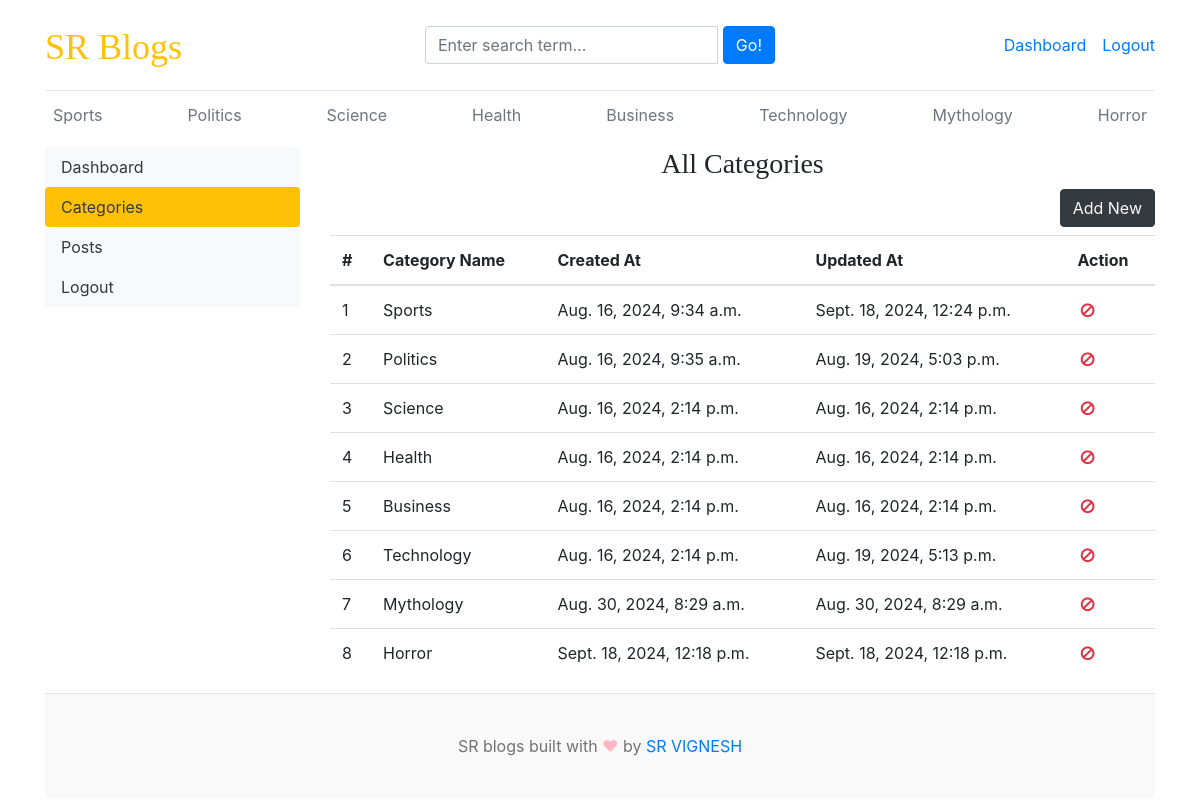
The app's page /dashboard/categories/ (signed in) with its own data.
### blogs/models.py (models this page shows)
class Category(models.Model):
    category_name=models.CharField(max_length=50,unique=True)
    created_at=models.DateTimeField(auto_now_add=True)
    updated_at=models.DateTimeField(auto_now=True)
    class Meta:
        verbose_name_plural='categories'
    def __str__(self):
        return self.category_name

### dashboards/views.py (the view)
# urls.py: path('categories/',views.categories,name='categories'),
@login_required(login_url='login')
def categories(request):
    return render(request,'dashboard/categories.html')

### blogs/context_processors.py (called while the page is built)
def get_categories(request):
    categories=Category.objects.all()
    return dict(categories=categories)

def get_social_links(request):
    social_links=SocialLink.objects.all()
    return dict(social_links=social_links)

### templates/dashboard/categories.html (shortened to what this page needs)
{% extends 'base.html' %}
{% block content %}
<div class="row">
    {% include 'dashboard/sidebar.html' %}
     <div class="col-md-9">
        <h3 class="text-center">All Categories</h3>
        <a href="{% url 'add_category' %}" class="btn btn-dark text-light float-right mb-2">Add New</a>
        <table class="table table-hover">
            <thead>
              <tr>
                <th>#</th>
                <th>Category Name</th>
                <th>Created At</th>
                <th>Updated At</th>
                <th>Action</th>
              </tr>
            </thead>
            <tbody>
            {% for category in categories %}
              <tr>
                <td>{{ forloop.counter }}</td>
                <td>{{ category }}</td>
                <td>{{ category.created_at }}</td>
                <td>{{ category.updated_at }}</td>
                <td>
                  {% if user.is_staff %}
                    <a href="{% url 'edit_category' category.id %}"><i class="fa fa-edit text-success"></i></a>
                    &nbsp;
                   <!-- <a href="{% url 'delete_category' category.id %}"><i class="fa fa-trash text-danger"></i></a>
                -->
                <a href="#" onclick="showDeleteModal({{ category.id }}); return false;">
                  <i class="fa fa-trash text-danger"></i>
                </a>
                   {% else %}
                  <i class="fa fa-ban fa-fw text-danger"></i>
                  {% endif %}
                </td>
              </tr>
            {% endfor %}
            </tbody>
          </table>
     </div>
</div>
{% endblock %}

### templates/base.html (shortened to what this page needs)
{% load static %}
<!DOCTYPE html>
<html lang="en">
<head>
    <link href="https://getbootstrap.com/docs/4.0/dist/css/bootstrap.min.css" rel="stylesheet">
    <link href="{% static 'css/blog.css' %}" rel="stylesheet">
    <link rel="stylesheet" href="https://stackpath.bootstrapcdn.com/bootstrap/4.5.2/css/bootstrap.min.css">
    <link rel="stylesheet" href="https://cdnjs.cloudflare.com/ajax/libs/font-awesome/5.15.4/css/all.min.css">
    <link rel="stylesheet" href="https://cdnjs.cloudflare.com/ajax/libs/font-awesome/4.7.0/css/font-awesome.min.css">
  </head>
<body>
    <div class="container">
      <header class="blog-header py-3">
        <div class="row flex-nowrap justify-content-between align-items-center">
          <div class="col-4 pt-1">
            <a class="blog-header-logo text-warning" href="/">SR Blogs</a>
          </div>
          <div class="col-4">
            <form action="{% url 'search' %}" method="GET">
                <div class="input-group">
                    <input class="form-control" type="text" name="keyword" value="{{ keyword }}" placeholder="Enter search term..." aria-label="Enter search term..." aria-describedby="button-search" />&nbsp;
                    <button type="submit" class="btn btn-primary" id="button-search" type="button">Go!</button>
                </div>
            </form>
          </div>
          <div class="col-4 d-flex justify-content-end align-items-center">
            {% if not user.is_authenticated %}
            <a class="btn btn-sm btn-warning" href="{% url 'login' %}">Login</a> &nbsp;
            <a class="btn btn-sm btn-outline-secondary" href="{% url 'register' %}">Register</a>
            {% else %}
            <span><a href="{% url 'dashboard' %}">Dashboard</a></span>
            <span><a href="{% url 'logout' %}">Logout</a></span>
            {% endif %}
          </div>
        </div>
      </header>
      <div class="nav-scroller py-1 mb-2">
        <nav class="nav d-flex justify-content-between">
          {% for category in categories %}
          <a class="p-2 text-muted" href="{% url 'posts_by_category' category.id %}">{{ category.category_name }}</a>
          {% endfor %}
        </nav>
      </div>
{% block content %}
{% endblock %}
<footer class="blog-footer">
    <p>SR blogs built with <span style="color:#FFB7C5;">&#9829;</span> by <a href="#">SR VIGNESH</a></p>
  </footer>
  </body>
  </html>

### blog_main/static/css/blog.css (style rules this page uses)
.blog-header { border-bottom: 1px solid #e5e5e5; }
.blog-header-logo { font-family: "Playfair Display", Georgia, "Times New Roman", serif; font-size: 2.25rem; }
h1, h2, h3, h4, h5, h6 { font-family: "Playfair Display", Georgia, "Times New Roman", serif; }
.blog-footer { padding: 2.5rem 0; color: #727272; text-align: center; background-color: #f9f9f9; border-top: .05rem solid #e5e5e5; }
.blog-footer p:last-child { margin-bottom: 0; }

### records on screen
Category: category_name "Sports", created_at "Aug. 16, 2024, 9:34 a.m.", updated_at "Sept. 18, 2024, 12:24 p.m."
Category: category_name "Politics", created_at "Aug. 16, 2024, 9:35 a.m.", updated_at "Aug. 19, 2024, 5:03 p.m."
Category: category_name "Science", created_at "Aug. 16, 2024, 2:14 p.m.", updated_at "Aug. 16, 2024, 2:14 p.m."
Category: category_name "Health", created_at "Aug. 16, 2024, 2:14 p.m.", updated_at "Aug. 16, 2024, 2:14 p.m."
Category: category_name "Business", created_at "Aug. 16, 2024, 2:14 p.m.", updated_at "Aug. 16, 2024, 2:14 p.m."
Category: category_name "Technology", created_at "Aug. 16, 2024, 2:14 p.m.", updated_at "Aug. 19, 2024, 5:13 p.m."
Category: category_name "Mythology", created_at "Aug. 30, 2024, 8:29 a.m.", updated_at "Aug. 30, 2024, 8:29 a.m."
Category: category_name "Horror", created_at "Sept. 18, 2024, 12:18 p.m.", updated_at "Sept. 18, 2024, 12:18 p.m."
